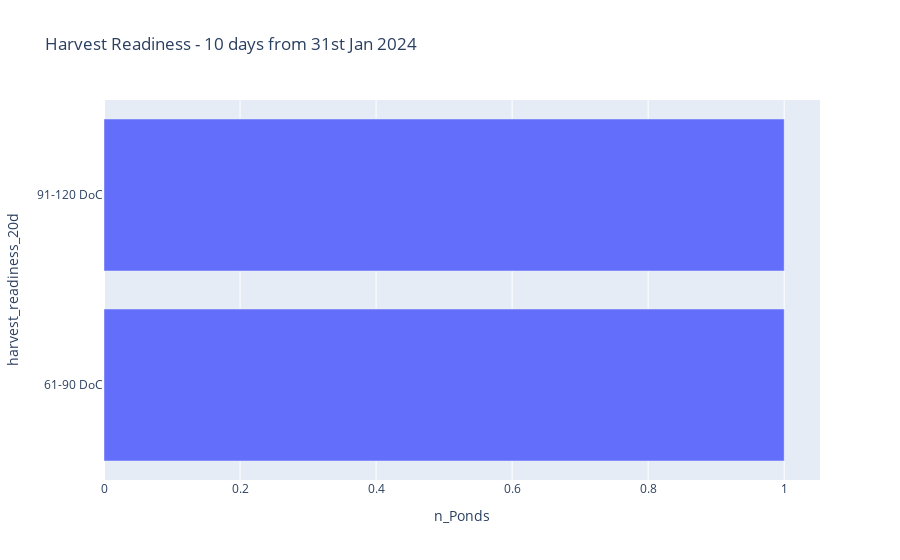

Write notebook code for a chart like this one.
### Code cell
px.bar(b, x="n_Ponds", y="harvest_readiness_20d", orientation='h',title="Harvest Readiness - 10 days from 31st Jan 2024")

### Figure 1 — Plotly figure (JSON) as saved in the notebook; plotly's stock layout.template omitted (floating-point values rounded to 4 significant figures)
{"data": [{"alignmentgroup": "True", "hovertemplate": "n_Ponds=%{x}<br>harvest_readiness_20d=%{y}<extra></extra>", "legendgroup": "", "marker": {"color": "#636efa", "pattern": {"shape": ""}}, "name": "", "offsetgroup": "", "orientation": "h", "showlegend": false, "textposition": "auto", "type": "bar", "x": [1, 1], "xaxis": "x", "y": ["61-90 DoC", "91-120 DoC"], "yaxis": "y"}], "layout": {"autosize": true, "barmode": "relative", "legend": {"tracegroupgap": 0}, "title": {"text": "Harvest Readiness - 10 days from 31st Jan 2024"}, "xaxis": {"anchor": "y", "autorange": true, "domain": [0, 1], "range": [0, 1.053], "title": {"text": "n_Ponds"}, "type": "linear"}, "yaxis": {"anchor": "x", "autorange": true, "domain": [0, 1], "range": [-0.5, 1.5], "title": {"text": "harvest_readiness_20d"}, "type": "category"}}}
